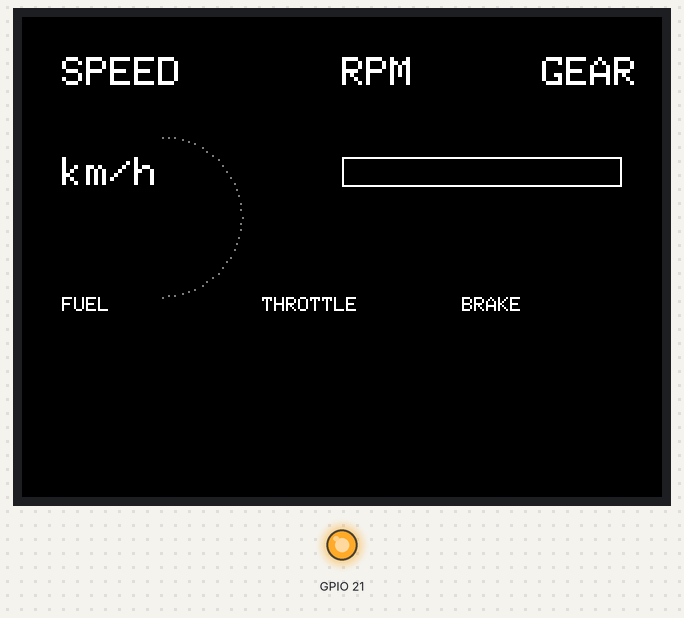
Recording of a sketch running on a simulated ESP32. Shown: 320×240 colour display, output pins drawn as LEDs (lit = HIGH). WiFi joins after 1.5 s; servers stay silent unless stated; what the sketch prints to the serial monitor is not drawn.

Above: at 4.6 s.

The sketch:

udp_packets.ino
```cpp
// UDP Packets getter from BeamNG for the Arduino IDE

#include <TFT_eSPI.h>
#include <WiFi.h>
#include <WiFiUdp.h>


// Network credentials
const char* ssid = "Network Name";
const char* password = "password";

// Correct pin definitions for ESP32-2432S028R
#define XPT2046_IRQ 36
#define XPT2046_MOSI 32
#define XPT2046_MISO 39
#define XPT2046_CLK 25
#define XPT2046_CS 33

TFT_eSPI tft = TFT_eSPI();

// UDP setup for receiving BeamNG data
WiFiUDP udp;
const int udpPort = 4444;

// Car data structure
struct CarData {
  float speed;     // km/h
  int rpm;         // RPM
  int gear;        // Current gear
  float fuel;      // Fuel percentage
  float throttle;  // Throttle position (0-1)
  float brake;     // Brake position (0-1)
  float steering;  // Steering angle
};

CarData carData = { 0, 0, 0, 100.0, 0, 0, 0 };


#define SCREEN_WIDTH 320
#define SCREEN_HEIGHT 240
#define FONT_SIZE 2

// Calibration values
#define X_MIN 200
#define X_MAX 3700
#define Y_MIN 240
#define Y_MAX 3800

void screenSetup() {
  Serial.begin(115200);
  Serial.println("Starting ESP32-2432S028R System Monitor...");

  // Turn on backlight
  pinMode(21, OUTPUT);
  digitalWrite(21, HIGH);
  Serial.println("Backlight should be ON");

  // Initialize the display
  tft.init();
  tft.setRotation(1);  // Landscape mode
  Serial.println("TFT initialized");

  // Clear screen with black background
  tft.fillScreen(TFT_BLACK);

  // Title
  // tft.setTextColor(TFT_CYAN, TFT_BLACK);
  // tft.setTextSize(2);
  // tft.setCursor(10, 10);
  // tft.println("Welcome");

  int centerX = SCREEN_WIDTH / 2;
  int centerY = SCREEN_HEIGHT / 2;

  tft.drawCentreString("Welcome", centerX, 30, FONT_SIZE);

  delay(1000);  // Give time for initialization
}

void initWiFi() {
  // WiFi.mode(WIFI_STA);
  WiFi.begin(ssid, password);

  tft.fillScreen(TFT_BLACK);
  tft.println("Connecting to WiFi ");
  Serial.print("Connecting to WiFi ..");
  while (WiFi.status() != WL_CONNECTED) {
    Serial.print('.');
    tft.print('.');
    delay(1000);
  }
  tft.fillScreen(TFT_BLACK);
  tft.drawString("WiFi Connected!", 10, 10);
  tft.drawString("IP: " + WiFi.localIP().toString(), 10, 30);
  delay(1000); // delay to actually see the IP address

  // Start UDP
  udp.begin(udpPort);
  Serial.printf("UDP listening on port %d\n", udpPort);
}

void setup() {
  screenSetup();
  initWiFi();
  tft.fillScreen(TFT_BLACK);
  drawDashboard();
  delay(200);
}


void parseCarData(String data) {
  // Simple parsing - expecting: "speed,rpm,gear,fuel,throttle,brake"
  int commaIndex = 0;
  int lastIndex = 0;
  int fieldIndex = 0;

  for (int i = 0; i <= data.length(); i++) {
    if (data.charAt(i) == ',' || i == data.length()) {
      String field = data.substring(lastIndex, i);

      switch (fieldIndex) {
        case 0: carData.speed = field.toFloat(); break;
        case 1: carData.rpm = field.toInt(); break;
        case 2: carData.gear = field.toInt(); break;
        case 3: carData.fuel = field.toFloat(); break;
        case 4: carData.throttle = field.toFloat(); break;
        case 5: carData.brake = field.toFloat(); break;
      }

      lastIndex = i + 1;
      fieldIndex++;
    }
  }
}

void drawDashboard() {
  tft.fillScreen(TFT_BLACK);

  // Draw static elements
  tft.setTextColor(TFT_WHITE);
  tft.setTextSize(2);

  tft.drawString("SPEED", 20, 20);
  tft.drawString("km/h", 20, 70);
  tft.drawString("RPM", 160, 20);
  tft.drawString("GEAR", 260, 20);

  // Bottom info labels
  tft.setTextSize(1);
  tft.drawString("FUEL", 20, 140);
  tft.drawString("THROTTLE", 120, 140);
  tft.drawString("BRAKE", 220, 140);

  // Draw gauge backgrounds
  drawSpeedGauge();
  drawRPMBar();
}

void updateDashboard() {
  // Update speed
  tft.fillRect(20, 40, 100, 30, TFT_BLACK);
  tft.setTextColor(TFT_GREEN);
  tft.setTextSize(3);
  tft.drawString(String((int)carData.speed), 20, 40);

  // Update RPM
  tft.fillRect(160, 40, 80, 20, TFT_BLACK);
  tft.setTextColor(TFT_YELLOW);
  tft.setTextSize(2);
  tft.drawString(String(carData.rpm), 160, 40);

  // Update Gear
  tft.fillRect(260, 40, 40, 30, TFT_BLACK);
  tft.setTextColor(TFT_YELLOW);
  tft.setTextSize(3);
  String gearStr = (carData.gear == 0) ? "N" : (carData.gear < 0) ? "R"
                                                                  : String(carData.gear);
  tft.drawString(gearStr, 260, 40);

  // Update fuel bar
  drawBar(20, 160, 80, 10, carData.fuel / 100.0, TFT_GREEN, TFT_RED);

  // Update throttle bar
  drawBar(120, 160, 80, 10, carData.throttle, TFT_GREEN, TFT_DARKGREY);

  // Update brake bar
  drawBar(220, 160, 80, 10, carData.brake, TFT_RED, TFT_DARKGREY);

  // Draw RPM bar graph
  drawRPMBar();
}

void drawBar(int x, int y, int width, int height, float percentage, uint16_t fillColor, uint16_t bgColor) {
  tft.drawRect(x, y, width, height, TFT_WHITE);
  tft.fillRect(x + 1, y + 1, width - 2, height - 2, bgColor);
  int fillWidth = (width - 2) * percentage;
  if (fillWidth > 0) {
    tft.fillRect(x + 1, y + 1, fillWidth, height - 2, fillColor);
  }
}

// TODO
void drawSpeedGauge() {
  // Simple arc for speed (0-200 km/h range)
  int centerX = 70;
  int centerY = 100;
  int radius = 40;

  // Draw speed arc background
  for (int i = 0; i <= 180; i += 5) {
    int x1 = centerX + cos((i - 90) * PI / 180) * radius;
    int y1 = centerY + sin((i - 90) * PI / 180) * radius;
    tft.drawPixel(x1, y1, TFT_DARKGREY);
  }
}

void drawRPMBar() {
  // Horizontal RPM bar (0-8000 RPM)
  int barX = 160;
  int barY = 70;
  int barWidth = 140;
  int barHeight = 15;

  tft.drawRect(barX, barY, barWidth, barHeight, TFT_WHITE);
  tft.fillRect(barX + 1, barY + 1, barWidth - 2, barHeight - 2, TFT_BLACK);

  // Fill based on RPM (max 8000)
  float rpmPercent = min(carData.rpm / 8000.0, 1.0);
  int fillWidth = (barWidth - 2) * rpmPercent;

  // Color coding: Green -> Yellow -> Red
  uint16_t rpmColor = TFT_GREEN;
  if (rpmPercent > 0.5) rpmColor = TFT_YELLOW;
  if (rpmPercent > 0.7) rpmColor = TFT_RED;

  if (fillWidth > 0) {
    tft.fillRect(barX + 1, barY + 1, fillWidth, barHeight - 2, rpmColor);
  }
}

void loop() {
  int packetSize = udp.parsePacket();
  if (packetSize) {
    char incomingPacket[255];
    int len = udp.read(incomingPacket, 255);
    incomingPacket[len] = 0;
    parseCarData(incomingPacket);
    updateDashboard();
  }

  //delay(50);  // Update at ~20Hz
}
```
